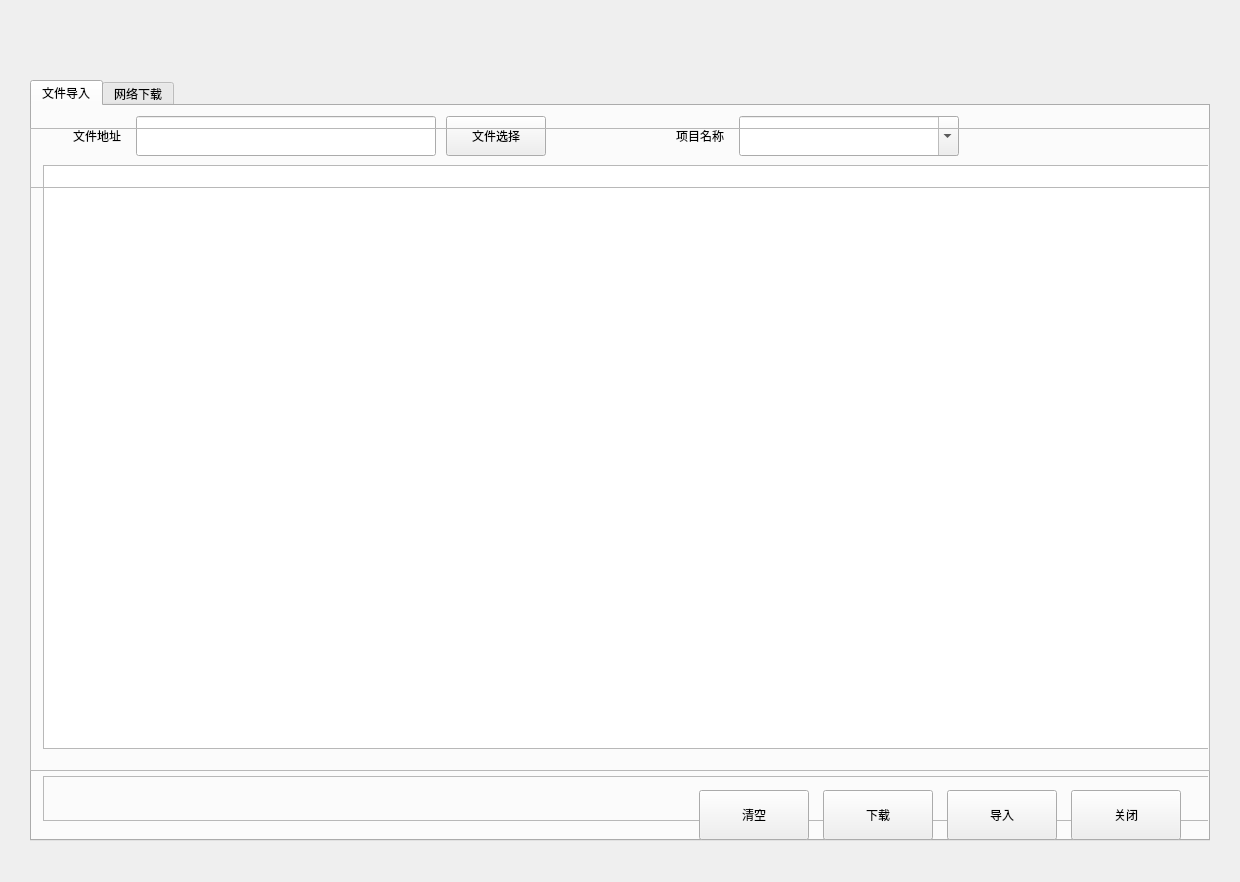
<?xml version="1.0" encoding="UTF-8"?>
<ui version="4.0">
 <class>QAssayParamDownloadDlg</class>
 <widget class="QWidget" name="QAssayParamDownloadDlg">
  <property name="geometry">
   <rect>
    <x>0</x>
    <y>0</y>
    <width>1240</width>
    <height>882</height>
   </rect>
  </property>
  <property name="windowTitle">
   <string>QAssayParamDownloadDlg</string>
  </property>
  <widget class="QTabWidget" name="tabWidget">
   <property name="geometry">
    <rect>
     <x>30</x>
     <y>80</y>
     <width>1180</width>
     <height>761</height>
    </rect>
   </property>
   <property name="currentIndex">
    <number>0</number>
   </property>
   <property name="tabs" stdset="0">
    <string>sub</string>
   </property>
   <widget class="QWidget" name="tabFileImport">
    <attribute name="title">
     <string>文件导入</string>
    </attribute>
    <widget class="QWidget" name="widgetFileImport" native="true">
     <property name="geometry">
      <rect>
       <x>0</x>
       <y>0</y>
       <width>1180</width>
       <height>731</height>
      </rect>
     </property>
     <widget class="QWidget" name="layoutWidget1">
      <property name="geometry">
       <rect>
        <x>0</x>
        <y>-1</y>
        <width>1294</width>
        <height>731</height>
       </rect>
      </property>
      <layout class="QVBoxLayout" name="verticalLayout">
       <property name="spacing">
        <number>0</number>
       </property>
       <property name="topMargin">
        <number>0</number>
       </property>
       <property name="bottomMargin">
        <number>15</number>
       </property>
       <item>
        <widget class="QWidget" name="title" native="true">
         <property name="minimumSize">
          <size>
           <width>0</width>
           <height>60</height>
          </size>
         </property>
         <property name="maximumSize">
          <size>
           <width>1180</width>
           <height>60</height>
          </size>
         </property>
         <property name="styleSheet">
          <string notr="true"/>
         </property>
         <property name="bks" stdset="0">
          <string notr="true">gray</string>
         </property>
         <layout class="QHBoxLayout" name="horizontalLayout" stretch="0,0,0">
          <property name="spacing">
           <number>130</number>
          </property>
          <property name="leftMargin">
           <number>30</number>
          </property>
          <property name="topMargin">
           <number>2</number>
          </property>
          <property name="rightMargin">
           <number>0</number>
          </property>
          <property name="bottomMargin">
           <number>0</number>
          </property>
          <item>
           <layout class="QHBoxLayout" name="horizontalLayout_4">
            <property name="spacing">
             <number>15</number>
            </property>
            <property name="leftMargin">
             <number>0</number>
            </property>
            <item>
             <widget class="QLabel" name="labelFileAddr">
              <property name="minimumSize">
               <size>
                <width>0</width>
                <height>40</height>
               </size>
              </property>
              <property name="maximumSize">
               <size>
                <width>16777215</width>
                <height>16777215</height>
               </size>
              </property>
              <property name="text">
               <string>文件地址</string>
              </property>
             </widget>
            </item>
            <item>
             <layout class="QHBoxLayout" name="horizontalLayout_2">
              <property name="spacing">
               <number>10</number>
              </property>
              <property name="leftMargin">
               <number>0</number>
              </property>
              <item>
               <widget class="QLineEdit" name="lineEditFileAddr">
                <property name="minimumSize">
                 <size>
                  <width>300</width>
                  <height>40</height>
                 </size>
                </property>
               </widget>
              </item>
              <item>
               <widget class="QPushButton" name="pushButtonFileSelect">
                <property name="minimumSize">
                 <size>
                  <width>100</width>
                  <height>40</height>
                 </size>
                </property>
                <property name="focusPolicy">
                 <enum>Qt::NoFocus</enum>
                </property>
                <property name="text">
                 <string>文件选择</string>
                </property>
                <property name="buttons" stdset="0">
                 <string notr="true">flat_btn</string>
                </property>
               </widget>
              </item>
             </layout>
            </item>
           </layout>
          </item>
          <item>
           <layout class="QHBoxLayout" name="horizontalLayout_6">
            <property name="spacing">
             <number>15</number>
            </property>
            <property name="leftMargin">
             <number>0</number>
            </property>
            <item>
             <widget class="QLabel" name="labelAssayName">
              <property name="minimumSize">
               <size>
                <width>0</width>
                <height>40</height>
               </size>
              </property>
              <property name="maximumSize">
               <size>
                <width>16777215</width>
                <height>16777215</height>
               </size>
              </property>
              <property name="text">
               <string>项目名称</string>
              </property>
             </widget>
            </item>
            <item>
             <widget class="QFilterComboBox" name="comboBoxAssayName">
              <property name="minimumSize">
               <size>
                <width>220</width>
                <height>40</height>
               </size>
              </property>
              <property name="focusPolicy">
               <enum>Qt::ClickFocus</enum>
              </property>
              <property name="editable">
               <bool>true</bool>
              </property>
             </widget>
            </item>
           </layout>
          </item>
          <item>
           <spacer name="horizontalSpacer">
            <property name="orientation">
             <enum>Qt::Horizontal</enum>
            </property>
            <property name="sizeHint" stdset="0">
             <size>
              <width>40</width>
              <height>20</height>
             </size>
            </property>
           </spacer>
          </item>
         </layout>
        </widget>
       </item>
       <item>
        <widget class="QTableView" name="tableViewFileImport">
         <property name="minimumSize">
          <size>
           <width>1180</width>
           <height>584</height>
          </size>
         </property>
         <property name="maximumSize">
          <size>
           <width>1180</width>
           <height>584</height>
          </size>
         </property>
         <property name="styleSheet">
          <string notr="true"/>
         </property>
         <property name="verticalScrollBarPolicy">
          <enum>Qt::ScrollBarAsNeeded</enum>
         </property>
         <property name="horizontalScrollBarPolicy">
          <enum>Qt::ScrollBarAsNeeded</enum>
         </property>
         <property name="editTriggers">
          <set>QAbstractItemView::AnyKeyPressed|QAbstractItemView::DoubleClicked|QAbstractItemView::EditKeyPressed</set>
         </property>
         <property name="horizontalScrollMode">
          <enum>QAbstractItemView::ScrollPerPixel</enum>
         </property>
         <property name="showGrid">
          <bool>true</bool>
         </property>
         <attribute name="horizontalHeaderDefaultSectionSize">
          <number>370</number>
         </attribute>
         <attribute name="horizontalHeaderHighlightSections">
          <bool>false</bool>
         </attribute>
         <attribute name="horizontalHeaderStretchLastSection">
          <bool>true</bool>
         </attribute>
        </widget>
       </item>
       <item>
        <spacer name="verticalSpacer">
         <property name="orientation">
          <enum>Qt::Vertical</enum>
         </property>
         <property name="sizeHint" stdset="0">
          <size>
           <width>20</width>
           <height>40</height>
          </size>
         </property>
        </spacer>
       </item>
       <item>
        <widget class="QFrame" name="frame">
         <property name="minimumSize">
          <size>
           <width>0</width>
           <height>45</height>
          </size>
         </property>
         <property name="maximumSize">
          <size>
           <width>16777215</width>
           <height>45</height>
          </size>
         </property>
         <property name="frameShape">
          <enum>QFrame::StyledPanel</enum>
         </property>
         <property name="frameShadow">
          <enum>QFrame::Raised</enum>
         </property>
         <layout class="QHBoxLayout" name="horizontalLayout_8">
          <property name="spacing">
           <number>0</number>
          </property>
          <property name="leftMargin">
           <number>25</number>
          </property>
          <property name="topMargin">
           <number>0</number>
          </property>
          <property name="rightMargin">
           <number>0</number>
          </property>
          <property name="bottomMargin">
           <number>10</number>
          </property>
          <item>
           <widget class="QLabel" name="label_FileStatus">
            <property name="minimumSize">
             <size>
              <width>0</width>
              <height>45</height>
             </size>
            </property>
            <property name="maximumSize">
             <size>
              <width>16777215</width>
              <height>45</height>
             </size>
            </property>
            <property name="text">
             <string/>
            </property>
           </widget>
          </item>
         </layout>
        </widget>
       </item>
      </layout>
     </widget>
    </widget>
   </widget>
   <widget class="QWidget" name="tabDownloadNet">
    <attribute name="title">
     <string>网络下载</string>
    </attribute>
    <widget class="QWidget" name="widgetDownloadNet" native="true">
     <property name="geometry">
      <rect>
       <x>0</x>
       <y>-1</y>
       <width>1292</width>
       <height>923</height>
      </rect>
     </property>
     <widget class="QWidget" name="layoutWidget_2">
      <property name="geometry">
       <rect>
        <x>0</x>
        <y>0</y>
        <width>1294</width>
        <height>731</height>
       </rect>
      </property>
      <layout class="QVBoxLayout" name="verticalLayout_3">
       <property name="spacing">
        <number>0</number>
       </property>
       <property name="bottomMargin">
        <number>15</number>
       </property>
       <item>
        <widget class="QWidget" name="titledownload" native="true">
         <property name="minimumSize">
          <size>
           <width>0</width>
           <height>60</height>
          </size>
         </property>
         <property name="maximumSize">
          <size>
           <width>1180</width>
           <height>60</height>
          </size>
         </property>
         <property name="styleSheet">
          <string notr="true"/>
         </property>
         <property name="bks" stdset="0">
          <string notr="true">gray</string>
         </property>
         <layout class="QHBoxLayout" name="horizontalLayout_5">
          <property name="spacing">
           <number>15</number>
          </property>
          <property name="leftMargin">
           <number>30</number>
          </property>
          <property name="topMargin">
           <number>2</number>
          </property>
          <property name="rightMargin">
           <number>0</number>
          </property>
          <property name="bottomMargin">
           <number>0</number>
          </property>
          <item>
           <widget class="QLabel" name="labelAssayName_3">
            <property name="minimumSize">
             <size>
              <width>0</width>
              <height>40</height>
             </size>
            </property>
            <property name="maximumSize">
             <size>
              <width>16777215</width>
              <height>40</height>
             </size>
            </property>
            <property name="text">
             <string>项目名称</string>
            </property>
           </widget>
          </item>
          <item>
           <layout class="QHBoxLayout" name="horizontalLayout_7">
            <property name="spacing">
             <number>10</number>
            </property>
            <property name="leftMargin">
             <number>0</number>
            </property>
            <item>
             <widget class="QLineEdit" name="lineEditAssayName">
              <property name="minimumSize">
               <size>
                <width>150</width>
                <height>40</height>
               </size>
              </property>
              <property name="maximumSize">
               <size>
                <width>200</width>
                <height>40</height>
               </size>
              </property>
             </widget>
            </item>
            <item>
             <widget class="QPushButton" name="pushButtonSearch">
              <property name="minimumSize">
               <size>
                <width>100</width>
                <height>40</height>
               </size>
              </property>
              <property name="maximumSize">
               <size>
                <width>100</width>
                <height>40</height>
               </size>
              </property>
              <property name="text">
               <string>查询</string>
              </property>
              <property name="buttons" stdset="0">
               <string>flat_btn</string>
              </property>
             </widget>
            </item>
            <item>
             <spacer name="horizontalSpacer_3">
              <property name="orientation">
               <enum>Qt::Horizontal</enum>
              </property>
              <property name="sizeHint" stdset="0">
               <size>
                <width>40</width>
                <height>20</height>
               </size>
              </property>
             </spacer>
            </item>
           </layout>
          </item>
          <item>
           <spacer name="horizontalSpacer_11">
            <property name="orientation">
             <enum>Qt::Horizontal</enum>
            </property>
            <property name="sizeHint" stdset="0">
             <size>
              <width>40</width>
              <height>20</height>
             </size>
            </property>
           </spacer>
          </item>
         </layout>
        </widget>
       </item>
       <item>
        <widget class="QTableView" name="tableViewDownload">
         <property name="minimumSize">
          <size>
           <width>1180</width>
           <height>584</height>
          </size>
         </property>
         <property name="maximumSize">
          <size>
           <width>1180</width>
           <height>584</height>
          </size>
         </property>
         <property name="styleSheet">
          <string notr="true"/>
         </property>
         <property name="verticalScrollBarPolicy">
          <enum>Qt::ScrollBarAsNeeded</enum>
         </property>
         <property name="horizontalScrollBarPolicy">
          <enum>Qt::ScrollBarAsNeeded</enum>
         </property>
         <property name="editTriggers">
          <set>QAbstractItemView::DoubleClicked</set>
         </property>
         <property name="horizontalScrollMode">
          <enum>QAbstractItemView::ScrollPerPixel</enum>
         </property>
         <property name="showGrid">
          <bool>false</bool>
         </property>
         <attribute name="horizontalHeaderHighlightSections">
          <bool>false</bool>
         </attribute>
         <attribute name="horizontalHeaderStretchLastSection">
          <bool>true</bool>
         </attribute>
        </widget>
       </item>
       <item>
        <spacer name="verticalSpacer_2">
         <property name="orientation">
          <enum>Qt::Vertical</enum>
         </property>
         <property name="sizeHint" stdset="0">
          <size>
           <width>20</width>
           <height>40</height>
          </size>
         </property>
        </spacer>
       </item>
       <item>
        <widget class="QFrame" name="frame_2">
         <property name="minimumSize">
          <size>
           <width>0</width>
           <height>45</height>
          </size>
         </property>
         <property name="maximumSize">
          <size>
           <width>16777215</width>
           <height>45</height>
          </size>
         </property>
         <property name="frameShape">
          <enum>QFrame::StyledPanel</enum>
         </property>
         <property name="frameShadow">
          <enum>QFrame::Raised</enum>
         </property>
         <layout class="QHBoxLayout" name="horizontalLayout_9">
          <property name="spacing">
           <number>0</number>
          </property>
          <property name="leftMargin">
           <number>25</number>
          </property>
          <property name="topMargin">
           <number>0</number>
          </property>
          <property name="rightMargin">
           <number>0</number>
          </property>
          <property name="bottomMargin">
           <number>0</number>
          </property>
          <item>
           <widget class="QLabel" name="label_NetStatus">
            <property name="minimumSize">
             <size>
              <width>0</width>
              <height>45</height>
             </size>
            </property>
            <property name="maximumSize">
             <size>
              <width>16777215</width>
              <height>45</height>
             </size>
            </property>
            <property name="text">
             <string/>
            </property>
           </widget>
          </item>
         </layout>
        </widget>
       </item>
      </layout>
     </widget>
    </widget>
   </widget>
  </widget>
  <widget class="QFrame" name="line_h">
   <property name="geometry">
    <rect>
     <x>30</x>
     <y>128</y>
     <width>1180</width>
     <height>1</height>
    </rect>
   </property>
   <property name="frameShape">
    <enum>QFrame::StyledPanel</enum>
   </property>
   <property name="frameShadow">
    <enum>QFrame::Raised</enum>
   </property>
   <property name="lines" stdset="0">
    <string>solid</string>
   </property>
  </widget>
  <widget class="QFrame" name="line_h_2">
   <property name="geometry">
    <rect>
     <x>30</x>
     <y>770</y>
     <width>1180</width>
     <height>1</height>
    </rect>
   </property>
   <property name="frameShape">
    <enum>QFrame::StyledPanel</enum>
   </property>
   <property name="frameShadow">
    <enum>QFrame::Raised</enum>
   </property>
   <property name="lines" stdset="0">
    <string>solid</string>
   </property>
  </widget>
  <widget class="QFrame" name="line_v">
   <property name="geometry">
    <rect>
     <x>30</x>
     <y>129</y>
     <width>1</width>
     <height>642</height>
    </rect>
   </property>
   <property name="frameShape">
    <enum>QFrame::StyledPanel</enum>
   </property>
   <property name="frameShadow">
    <enum>QFrame::Raised</enum>
   </property>
   <property name="lines" stdset="0">
    <string>solid</string>
   </property>
  </widget>
  <widget class="QFrame" name="line_v_2">
   <property name="geometry">
    <rect>
     <x>1209</x>
     <y>129</y>
     <width>1</width>
     <height>642</height>
    </rect>
   </property>
   <property name="frameShape">
    <enum>QFrame::StyledPanel</enum>
   </property>
   <property name="frameShadow">
    <enum>QFrame::Raised</enum>
   </property>
   <property name="lines" stdset="0">
    <string>solid</string>
   </property>
  </widget>
  <widget class="QWidget" name="widget" native="true">
   <property name="geometry">
    <rect>
     <x>530</x>
     <y>790</y>
     <width>651</width>
     <height>50</height>
    </rect>
   </property>
   <layout class="QHBoxLayout" name="horizontalLayout_3">
    <property name="spacing">
     <number>14</number>
    </property>
    <property name="leftMargin">
     <number>0</number>
    </property>
    <property name="topMargin">
     <number>0</number>
    </property>
    <property name="rightMargin">
     <number>0</number>
    </property>
    <property name="bottomMargin">
     <number>0</number>
    </property>
    <item>
     <spacer name="horizontalSpacer_2">
      <property name="orientation">
       <enum>Qt::Horizontal</enum>
      </property>
      <property name="sizeHint" stdset="0">
       <size>
        <width>40</width>
        <height>20</height>
       </size>
      </property>
     </spacer>
    </item>
    <item>
     <widget class="QPushButton" name="pushButtonClear">
      <property name="minimumSize">
       <size>
        <width>110</width>
        <height>50</height>
       </size>
      </property>
      <property name="maximumSize">
       <size>
        <width>16777215</width>
        <height>16777215</height>
       </size>
      </property>
      <property name="text">
       <string>清空</string>
      </property>
      <property name="buttons" stdset="0">
       <string>btn_dlg</string>
      </property>
     </widget>
    </item>
    <item>
     <widget class="QPushButton" name="pushButtonDownload">
      <property name="minimumSize">
       <size>
        <width>110</width>
        <height>50</height>
       </size>
      </property>
      <property name="maximumSize">
       <size>
        <width>16777215</width>
        <height>16777215</height>
       </size>
      </property>
      <property name="focusPolicy">
       <enum>Qt::NoFocus</enum>
      </property>
      <property name="text">
       <string>下载</string>
      </property>
      <property name="buttons" stdset="0">
       <string>btn_dlg</string>
      </property>
     </widget>
    </item>
    <item>
     <widget class="QPushButton" name="pushButtonImport">
      <property name="minimumSize">
       <size>
        <width>110</width>
        <height>50</height>
       </size>
      </property>
      <property name="maximumSize">
       <size>
        <width>16777215</width>
        <height>16777215</height>
       </size>
      </property>
      <property name="focusPolicy">
       <enum>Qt::NoFocus</enum>
      </property>
      <property name="text">
       <string>导入</string>
      </property>
      <property name="buttons" stdset="0">
       <string>btn_dlg</string>
      </property>
     </widget>
    </item>
    <item>
     <widget class="QPushButton" name="pushButtonClose">
      <property name="minimumSize">
       <size>
        <width>110</width>
        <height>50</height>
       </size>
      </property>
      <property name="maximumSize">
       <size>
        <width>16777215</width>
        <height>16777215</height>
       </size>
      </property>
      <property name="focusPolicy">
       <enum>Qt::NoFocus</enum>
      </property>
      <property name="text">
       <string>关闭</string>
      </property>
      <property name="buttons" stdset="0">
       <string>btn_dlg</string>
      </property>
     </widget>
    </item>
   </layout>
  </widget>
  <widget class="QFrame" name="line_h_3">
   <property name="geometry">
    <rect>
     <x>30</x>
     <y>187</y>
     <width>1180</width>
     <height>1</height>
    </rect>
   </property>
   <property name="frameShape">
    <enum>QFrame::StyledPanel</enum>
   </property>
   <property name="frameShadow">
    <enum>QFrame::Raised</enum>
   </property>
   <property name="lines" stdset="0">
    <string>solid</string>
   </property>
  </widget>
  <zorder>tabWidget</zorder>
  <zorder>line_h</zorder>
  <zorder>line_v</zorder>
  <zorder>line_v_2</zorder>
  <zorder>widget</zorder>
  <zorder>line_h_3</zorder>
  <zorder>line_h_2</zorder>
 </widget>
 <layoutdefault spacing="6" margin="11"/>
 <customwidgets>
  <customwidget>
   <class>QFilterComboBox</class>
   <extends>QComboBox</extends>
   <header location="global">QFilterComboBox.h</header>
  </customwidget>
 </customwidgets>
 <resources/>
 <connections/>
</ui>
